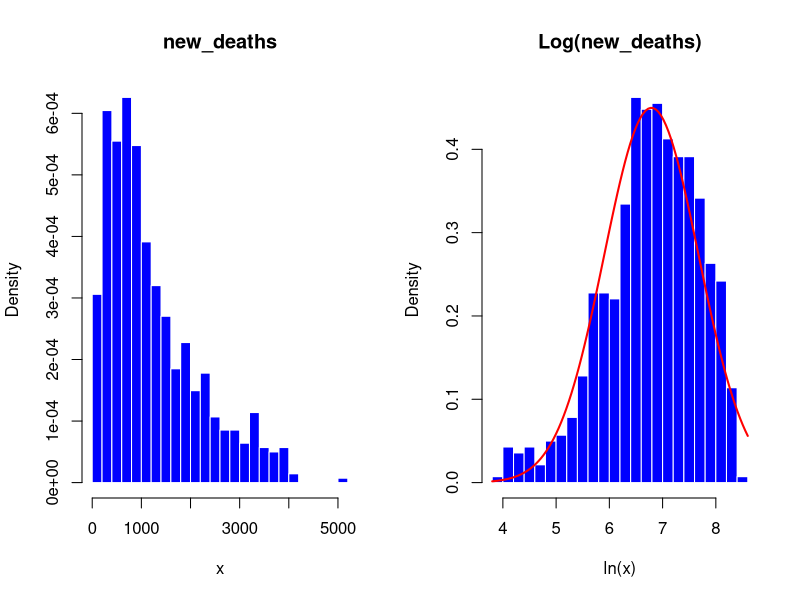
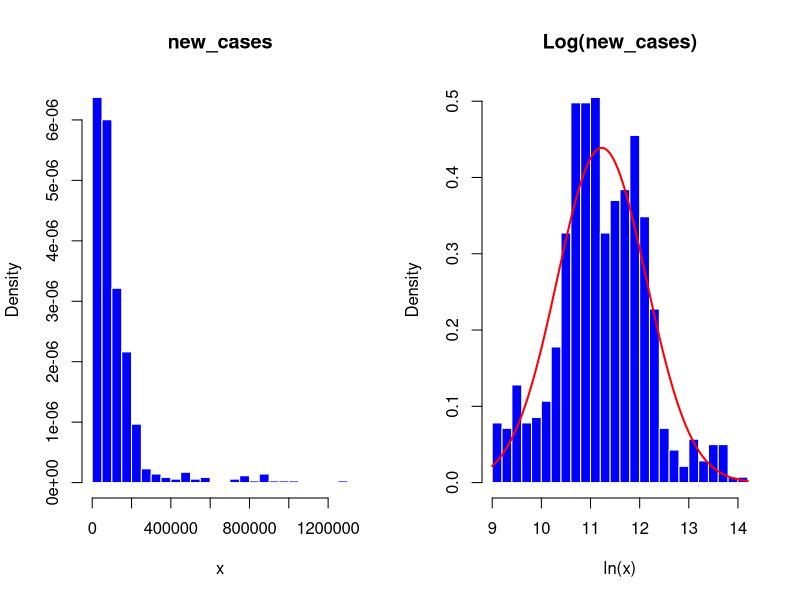
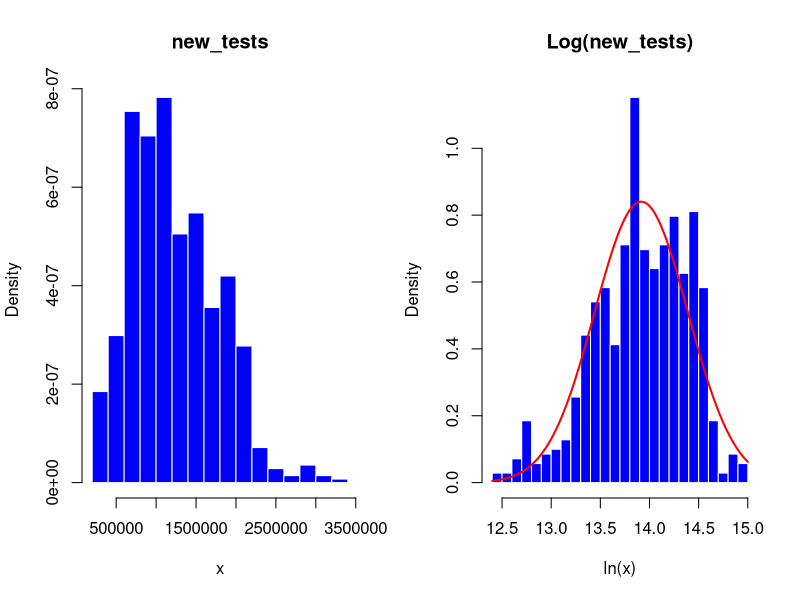
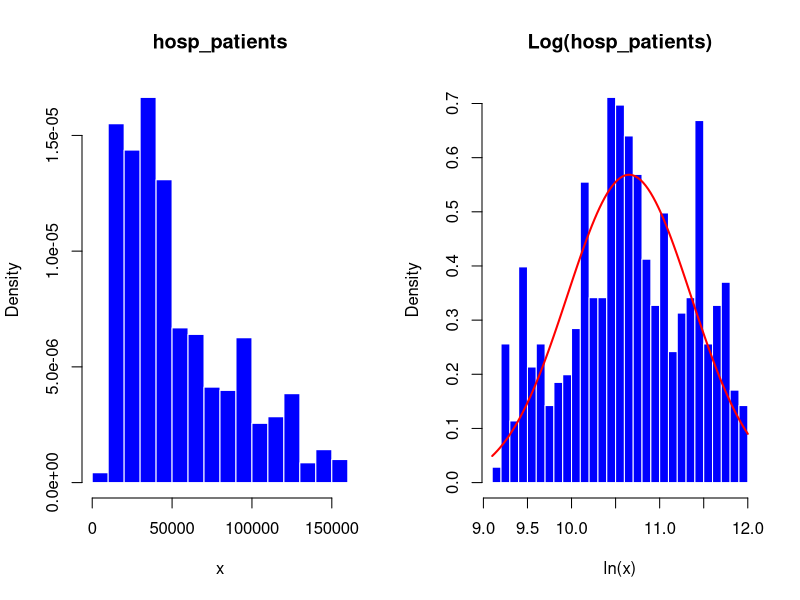
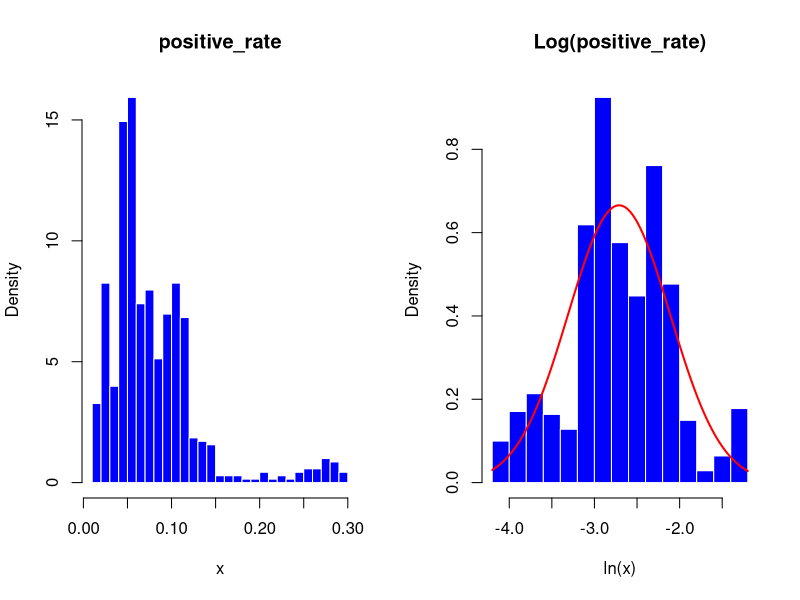
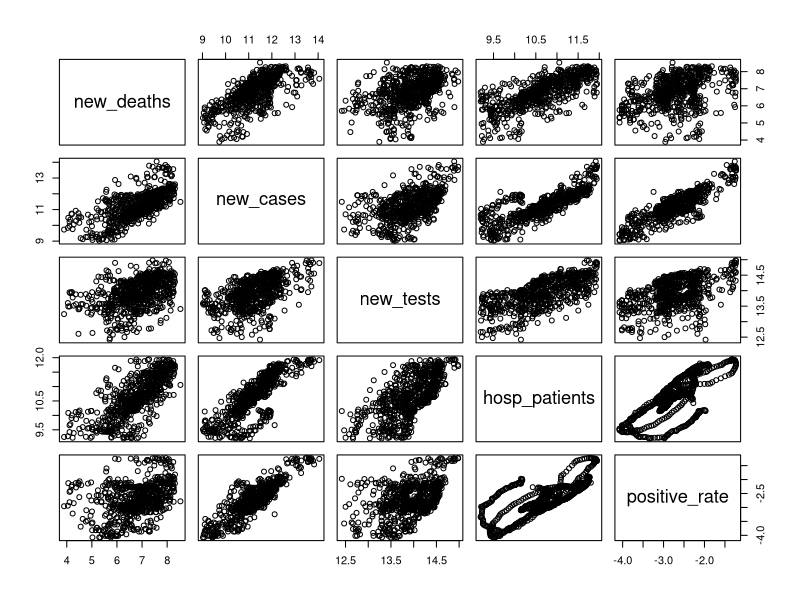
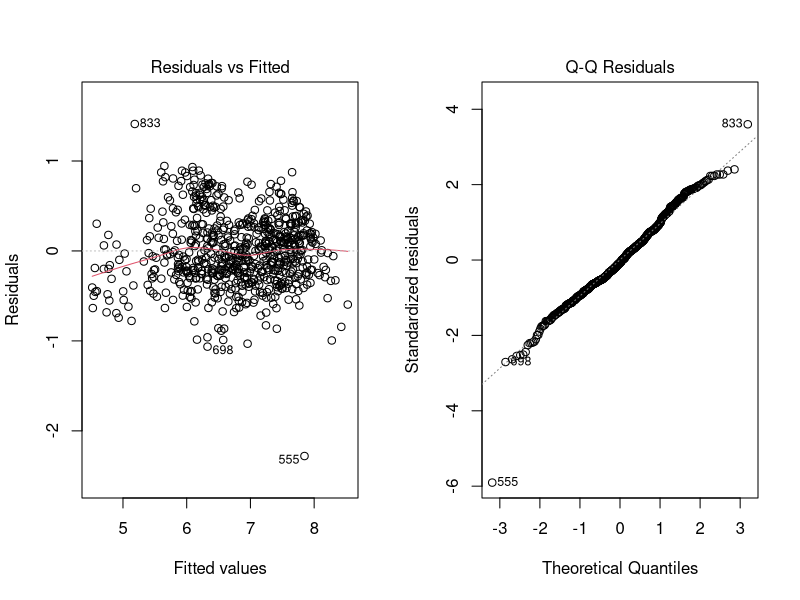
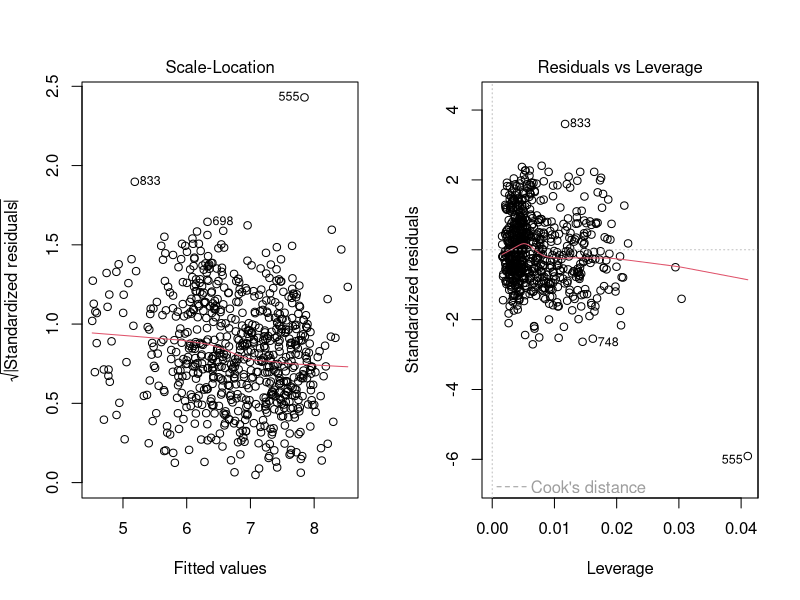

Here is the R script that generated these plots, in order:
## ---- chunk 1
library(dplyr)
library(tidyr)
library(rmarkdown)
library(ggplot2)

old_data <- read.csv("usa.csv")
paged_table(old_data) # thay thế cho print, in ra bảng đẹp hơn
## ---- chunk 2
new_data <- old_data %>% select(3:14)
paged_table(new_data)
## ---- chunk 3
main_data <- subset(new_data , select = c(new_deaths , new_cases , new_tests, hosp_patients , positive_rate))
# paged_table(main_data)
## ---- chunk 4
main_data %>% sapply(function(col) sum(is.na(col)))    #Số dữ liệu bị khuyết theo cột
apply(main_data, 2, function(x)sum(is.na(x))/length(x))    #Tỉ lệ dữ liệu bị khuyết
## ---- chunk 5
main_data <- na.omit(main_data)
# main_data[is.na(main_data)] <- 0    #NA <- 0
paged_table(main_data)
## ---- chunk 6
stat_table<-apply(main_data[,c("new_deaths", "new_cases", "new_tests", "hosp_patients", "positive_rate")], 2,
function(x){c(mean(x), median(x), sd(x), min(x), max(x))})
rownames(stat_table)<-c("mean", "median", "sd", "min", "max")
paged_table(as.data.frame(stat_table))
## ---- chunk 7
plot_hist_norm <- function(data, var) {
  # Calculate the variable to plot
  plot_var <- data[[var]]
  par(mfrow = c(1, 2))
  # Histogram of the variable
  # Normal curve overlay
  hist(plot_var, main = paste0(var), xlab = "x",
     col = "blue", border = "white", breaks = 20, freq = FALSE)
  hist(log(plot_var), main = paste0("Log(", var, ")"), xlab = "ln(x)",
     col = "blue", border = "white", breaks = 20, freq = FALSE)
  curve(dnorm(x, mean = mean(log(plot_var)), sd = sd(log(plot_var))), 
        col = "red", lwd = 2, add = TRUE) 
}
for (col_name in colnames(main_data)) {
  # Call plot_hist_norm on each column
  plot_hist_norm(main_data, col_name)
}
## ---- chunk 8
# Apply log data transformation to all variables
for (col_name in colnames(main_data)) {
  main_data[[col_name]] <- log(main_data[[col_name]])
}

stat_table<-apply(main_data[,c("new_deaths", "new_cases", "new_tests", "hosp_patients", "positive_rate")], 2,
function(x){c(mean(x), median(x), sd(x), min(x), max(x))})
rownames(stat_table)<-c("mean", "median", "sd", "min", "max")
paged_table(as.data.frame(stat_table))
## ---- chunk 9
paged_table(as.data.frame(cor(main_data)))
## ---- chunk 10
contTab = subset(main_data, select = colnames(main_data))
pairs(contTab)
## ---- chunk 11
model <- lm(new_deaths ~ new_cases + new_tests + hosp_patients + positive_rate, 
            data = main_data)
summary(model)
# In ra cac he so cua mo hinh
paged_table(as.data.frame(t(model$coefficients)))
## ---- chunk 12
SSE <- (model$residuals ^ 2) %>% sum()
SSR <- ((model$fitted.values - mean(main_data$new_deaths)) ^ 2) %>% sum()
SST <- ((main_data$new_deaths - mean(main_data$new_deaths)) ^ 2) %>% sum()
table <- data.frame(SSE, SSR, SST)
# Print the table
paged_table(table)
## ---- chunk 13
plot(model)
## ---- chunk 14
error_sd <- sqrt(SSE / (nrow(main_data) - 5))
print(error_sd)
## ---- chunk 15
R2 <- SSR / SST
print(paste0("R^2 = ", R2))
## ---- chunk 16
R2_adjusted <- 1 - (nrow(main_data) - 1)/(nrow(main_data) - 5)*(1-R2) 
print(paste0("Adjusted R^2 = ", R2_adjusted))
## ---- chunk 17
confint(model , level = 0.95)
## ---- chunk 18
modSum <- summary(model)
modSum$coefficients
## ---- chunk 19
f <-((nrow(main_data) - 5)/4)*(R2 / (1 - R2)) 
print(paste0("F = ", f))
## ---- chunk 20
modSum$fstatistic
pf(modSum$fstatistic[1],modSum$fstatistic[2],modSum$fstatistic[3],lower.tail=FALSE)
## ---- chunk 21
prediction <- data.frame(new_cases=c(log(500000)), new_tests=c(log(2000000)), hosp_patients=c(log(100000)), positive_rate = c(log(0.2)))
predict(model, prediction , interval = 'confidence')
## ---- chunk 22
prediction_result <- predict(model, prediction, interval = 'confidence')
prediction_result[, 1:3] <- exp(prediction_result[, 1:3])
print(prediction_result)
